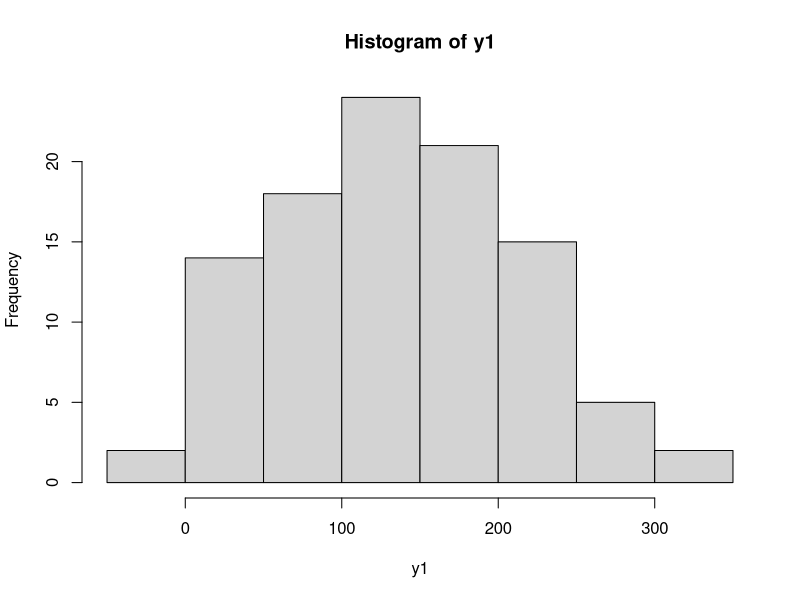
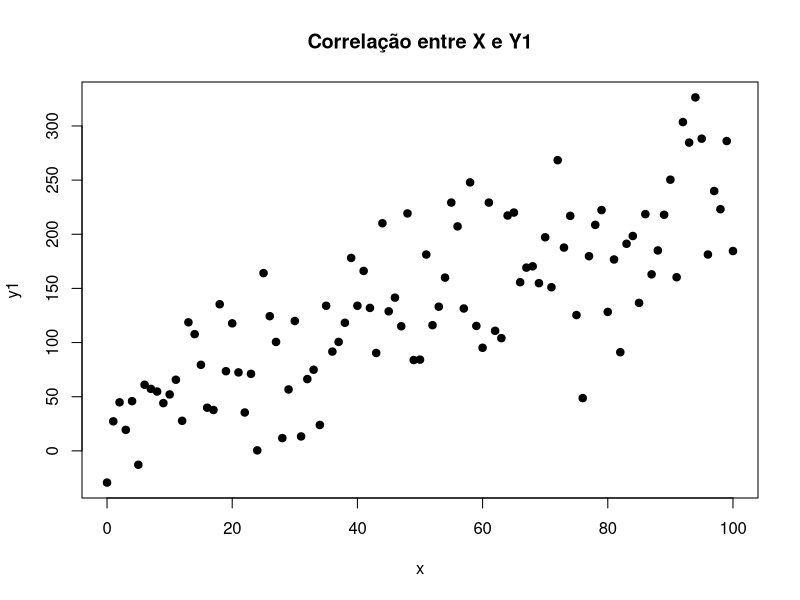
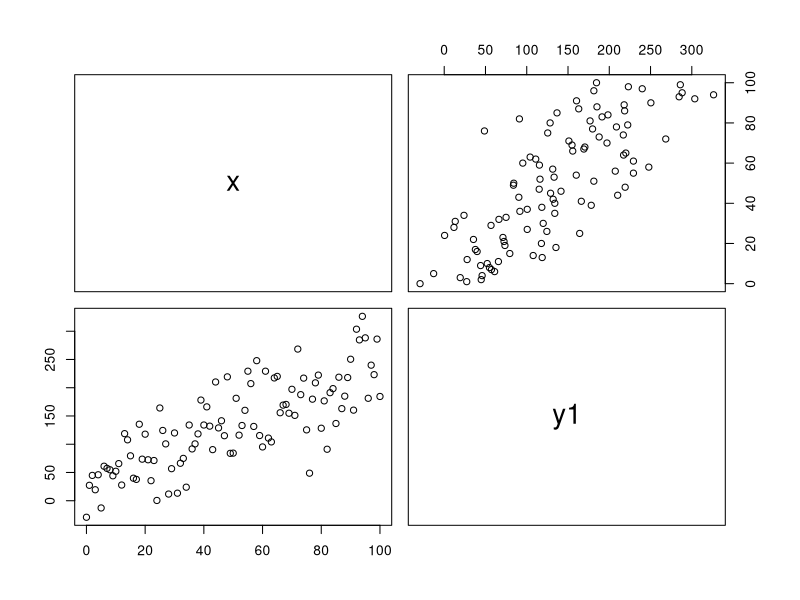
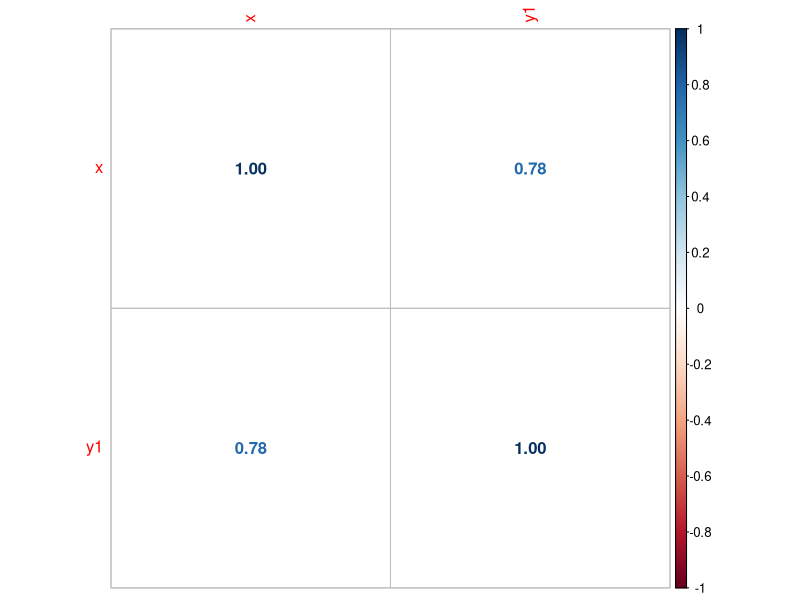
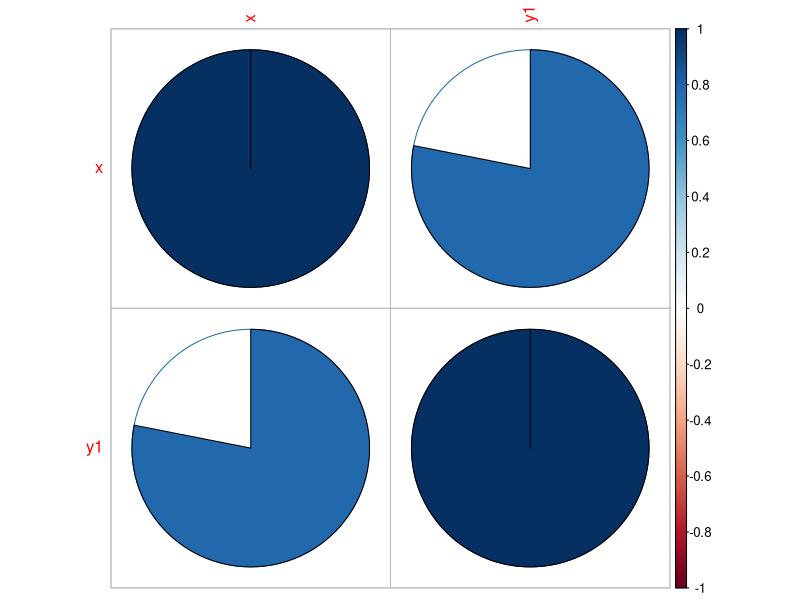
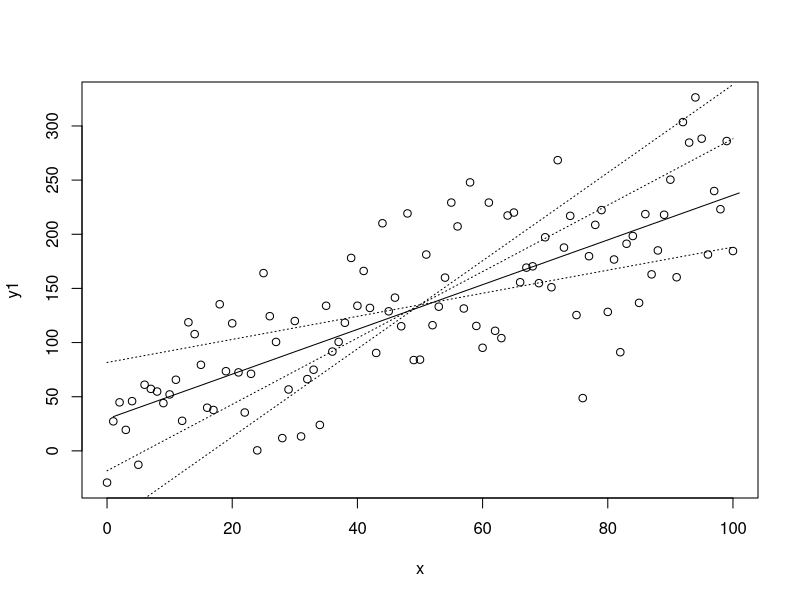
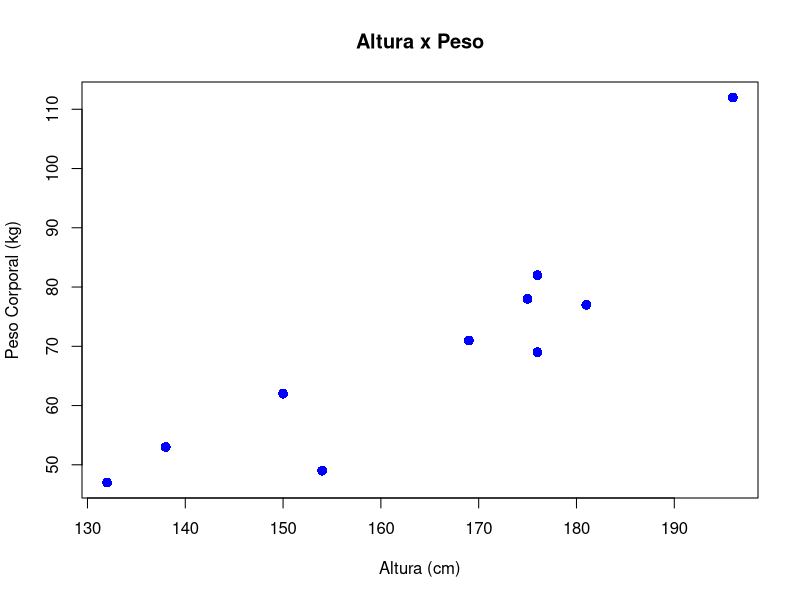
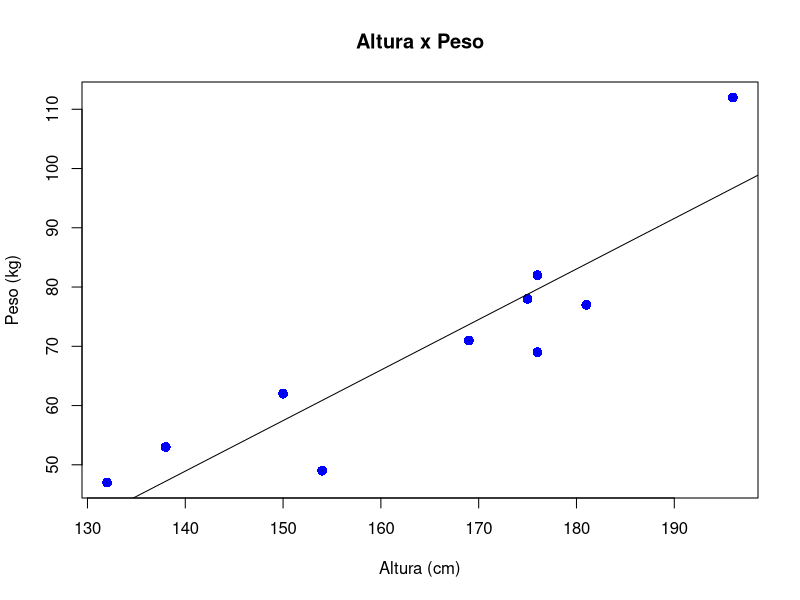

Source code (R) for these figures, in order: (Note: this script raises an error after producing the figures.)
# Lista de Exercícios Parte 1

# Configurando o diretório de trabalho
# Coloque entre aspas o diretório de trabalho que você está usando no seu computador
# Não use diretórios com espaço no nome
setwd("/Users/ls_rafael/Documents/GitHub/prevendo_ocorrencia_de_cancer/Exercicios")
getwd()


## Exercício 1 - Massa de dados aleatória

# Criando a massa de dados (apesar de aleatória, y possui uma relação com os dados de x)
x <- seq(0, 100)
y <- 2 * x + 35

# Imprimindo as variáveis
x
y

# Gerando uma distribuição normal
?rnorm
y1 <- y + rnorm(n = 101, mean = 0, sd = 50)
y1

summary(y1)
hist(y1)

# Crie um plot do relacionamento de x e y1
?plot
plot(x, y1, pch = 19, main = 'Correlação entre X e Y1', xlab = 'x', ylab = 'y1')

cor(x,y1)

# Unindo as variáveis em um data frame
df_xy1 <- data.frame(x,y1)
cor(df_xy1) # Relação forte de 77.29%

pairs(df_xy1)

library(corrplot)
corrplot(cor(df_xy1),method = 'number')
corrplot(cor(df_xy1),method = 'pie')

# Crie um modelo de regressão para as duas variáveis x e y1
?lm
modelo_xy1 <- lm(y1 ~., data = df_xy1)

# Capture os coeficentes
a <- modelo_xy1$coefficients[1]
b <- modelo_xy1$coefficients[2]

# Fórmula de Regressão
y2 <- a + b*x

# Visualize a linha de regressão
plot(df_xy1)
lines(y2)


# Simulando outras possíveis linhas de regressão
y3 <- (y2[51]-50*(b-1))+(b-1)*x
y4 <- (y2[51]-50*(b+1))+(b+1)*x
y5 <- (y2[51]-50*(b+2))+(b+2)*x
lines(x,y3,lty=3)
lines(x,y4,lty=3)
lines(x,y5,lty=3)


## Exercício 2 - Pesquisa sobre idade e tempo de reação

# Criando os dados
Idade <- c(9,13,14,21,15,18,20,8,14,23,16,21,10,12,20,
           9,13,5,15,21)

Tempo <- c(17.87,13.75,12.72,6.98,11.01,10.48,10.19,19.11,
           12.72,0.45,10.67,1.59,14.91,14.14,9.40,16.23,
           12.74,20.64,12.34,6.44)

# Crie um Gráfico de Dispersão (ScatterPlot)


# Crie um modelo de regressão


# Calcule a reta de regressão


# Crie o gráfico da reta



# Exercício 3 - Relação entre altura e peso

# Criando os dados
alturas = c(176, 154, 138, 196, 132, 176, 181, 169, 150, 175)
pesos = c(82, 49, 53, 112, 47, 69, 77, 71, 62, 78)

plot(alturas, pesos, pch = 16, cex = 1.3, col = "blue", 
     main = "Altura x Peso", 
     ylab = "Peso Corporal (kg)", 
     xlab = "Altura (cm)")

# Crie o modelo de regressão


# Visualizando o modelo


# Gere a linha de regressão


# Faça as previsões de pesos com base na nova lista de alturas
alturas2 = data.frame(c(179, 152, 134, 197, 131, 178, 185, 162, 155, 172))


# Plot
plot(alturas, pesos, pch = 16, cex = 1.3, 
     col = "blue", 
     main = "Altura x Peso", 
     ylab = "Peso (kg)", 
     xlab = "Altura (cm)")

# Construindo a linha de regressão
abline(lm(pesos ~ alturas)) 

# Obtendo o tamanho de uma das amostras de dados
num <- length(alturas)
num

# Gerando um gráfico com os valores residuais
for (k in 1: num)  
  lines(c(alturas[k], alturas[k]), 
        c(pesos[k], pesos[k]))

# Gerando gráficos com a distribuição dos resíduos
par(mfrow = c(2,2))
plot(modelo)
